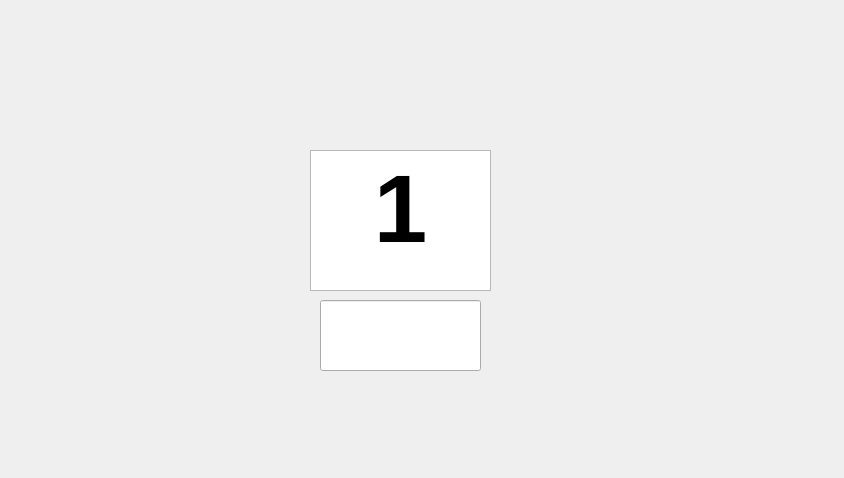
<?xml version="1.0" encoding="UTF-8"?>
<ui version="4.0">
 <class>Form</class>
 <widget class="QWidget" name="Form">
  <property name="geometry">
   <rect>
    <x>0</x>
    <y>0</y>
    <width>844</width>
    <height>478</height>
   </rect>
  </property>
  <property name="windowTitle">
   <string>音符</string>
  </property>
  <widget class="QLineEdit" name="Input">
   <property name="geometry">
    <rect>
     <x>320</x>
     <y>300</y>
     <width>161</width>
     <height>71</height>
    </rect>
   </property>
  </widget>
  <widget class="QTextBrowser" name="note">
   <property name="geometry">
    <rect>
     <x>310</x>
     <y>150</y>
     <width>181</width>
     <height>141</height>
    </rect>
   </property>
   <property name="html">
    <string>&lt;!DOCTYPE HTML PUBLIC &quot;-//W3C//DTD HTML 4.0//EN&quot; &quot;http://www.w3.org/TR/REC-html40/strict.dtd&quot;&gt;
&lt;html&gt;&lt;head&gt;&lt;meta name=&quot;qrichtext&quot; content=&quot;1&quot; /&gt;&lt;style type=&quot;text/css&quot;&gt;
p, li { white-space: pre-wrap; }
&lt;/style&gt;&lt;/head&gt;&lt;body style=&quot; font-family:'SimSun'; font-size:9pt; font-weight:400; font-style:normal;&quot;&gt;
&lt;p align=&quot;center&quot; style=&quot; margin-top:0px; margin-bottom:0px; margin-left:0px; margin-right:0px; -qt-block-indent:0; text-indent:0px;&quot;&gt;&lt;span style=&quot; font-size:72pt; font-weight:600;&quot;&gt;1&lt;/span&gt;&lt;/p&gt;&lt;/body&gt;&lt;/html&gt;</string>
   </property>
  </widget>
 </widget>
 <resources/>
 <connections/>
</ui>
